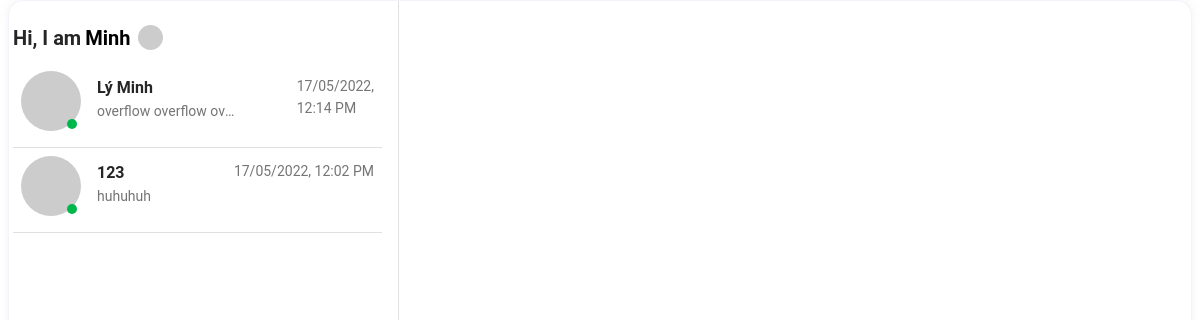
/chat (signed in), run on an earlier commit of the app's database.
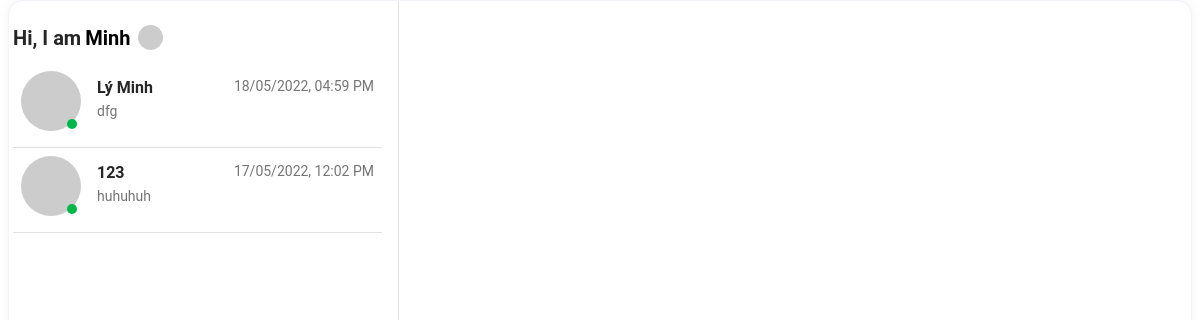
And on a later commit of the database.
### models.py (models this page shows, shortened)
class User(UserMixin, db.Model):
    __tablename__ = 'users'
    id = db.Column(db.Integer, primary_key=True)
    name = db.Column(db.String, nullable=False)
    email = db.Column(db.String, unique=True, nullable=False)
    password = db.Column(db.String, nullable=False)
    posts = db.relationship("Post", back_populates='user', lazy='dynamic')
    comments = db.relationship("Comment", back_populates='user', lazy='dynamic')
    liked_posts = db.relationship('LikedPost', back_populates='user', lazy='dynamic')
    liked_comments = db.relationship('LikedComment', back_populates='user', lazy='dynamic')
    user_messages = db.relationship('Message', back_populates='user', lazy='dynamic')
    read_messages = db.relationship('MessageReadState')
    thread_participants = db.relationship('ThreadParticipant', back_populates='user', lazy='dynamic')

class Thread(db.Model):
    __tablename__ = 'threads'
    id = db.Column(db.Integer, primary_key=True)
    participants = db.relationship('ThreadParticipant', back_populates='thread')
    thread_messages = db.relationship('Message', back_populates='thread', lazy='dynamic')

class ThreadParticipant(db.Model):
    __tablename__ = 'thread_participants'
    thread_id = db.Column(db.Integer, db.ForeignKey('threads.id'), primary_key=True)
    user_id = db.Column(db.Integer, db.ForeignKey('users.id'), primary_key=True)
    thread = db.relationship('Thread', back_populates='participants')
    user = db.relationship('User', back_populates='thread_participants')

class Message(db.Model):
    __tablename__ = 'messages'
    id = db.Column(db.Integer, primary_key=True)
    thread_id = db.Column(db.Integer, db.ForeignKey('threads.id'))
    send_date = db.Column(db.DateTime, nullable=False)
    sending_user_id = db.Column(db.Integer, db.ForeignKey('users.id'))
    body = db.Column(db.String, nullable=False)
    user = db.relationship('User', back_populates='user_messages')
    read_state = db.relationship('MessageReadState')
    thread = db.relationship('Thread', back_populates='thread_messages')

### app.py (the view, shortened to what this page needs)
@app.route('/chat')
@login_required
def chat_page():
    thread_id = request.args.get('thread_id')
    threads = Thread.query.join(Thread.participants).filter_by(user_id=current_user.id)
    chat_thread_html = None
    thread = None
    list_thread_template = render_template('list-thread.html',
                                           threads=threads,
                                           Message=Message,
                                           desc=desc,
                                           current_thread=thread)
    return render_template('chat.html',
                           list_thread_template=list_thread_template,
                           chat_thread_html=chat_thread_html,
                           thread=thread
                           )

### app.py (called while the page is built)
@login_manager.user_loader
def load_user(user_id):
    return User.query.get(int(user_id))

### templates/list-thread.html (shortened to what this page needs)
<div class="p-3">
    <div class="d-flex">
        <a class="navbar-brand text-dark me-2 mb-1 d-flex align-items-center fw-bold"
           href="{{ url_for('home') }}">
            Hi, I am
            {% if current_user.is_authenticated %}
                <span class="d-none d-sm-block ms-1 text-black">{{ current_user.name }}</span>
            {% else %}
                <span class="d-none d-sm-block ms-1 text-black">...</span>
            {% endif %}
        </a>
        {% if current_user.is_authenticated %}
            <div class="dropdown me-2 mb-1 d-flex align-items-center">
                <a
                        class="dropdown-toggle d-flex align-items-center hidden-arrow"
                        href="#"
                        id="navbarDropdownMenuAvatar"
                        role="button"
                        data-mdb-toggle="dropdown"
                        aria-expanded="false"
                >
                    <img
                            src="{{ current_user.email | gravatar }}"
                            class="rounded-circle"
                            height="25"
                            alt="Account"
                            loading="lazy"
                    />
                </a>
            </div>
        {% endif %}
    </div>
    <div class="overflow-scroll" data-mdb-perfect-scrollbar="true"
         style="position: relative; height: auto">
        <ul class="list-unstyled mb-0">
            {% for thread in threads %}
                <li class="p-2
                 border-bottom" data-id="{{ thread.id }}">
                    <a href="{{ url_for('chat_page', thread_id=thread.id) }}"
                       data-id="{{ thread.id }}"
                       class="d-flex justify-content-between">
                        <div class="d-flex flex-row overflow-hidden">
                            <div>
                                <img
                                        {% for participant in thread.participants %}
                                            {% if participant.user.id != current_user.id %}
                                                src="{{ participant.user.email | gravatar }}"
                                            {% endif %}
                                        {% endfor %}
                                                alt="avatar"
                                                class="d-flex align-self-center me-3 rounded-circle"
                                                width="60">
                                <span class="badge bg-success badge-dot"></span>
                            </div>
                            <div class="pt-1 w-50 me-3">
                                {% for participant in thread.participants %}
                                    {% if participant.user.id != current_user.id %}
                                        <p class="fw-bold mb-0 text-dark">{{ participant.user.name }}</p>
                                    {% endif %}
                                {% endfor %}
                                {% set message = thread.thread_messages.order_by(desc(Message.id)).first() %}
                                <p class="small text-muted hideOverflow">
                                    {% if message %}
                                        {{ message.body }}
                                    {% else %}
                                        Chat now
                                    {% endif %}
                                </p>
                            </div>
                        </div>
                        <div class="pt-1">
                            {% if message %}
                                <p class="small text-muted mb-1">{{ message.send_date.strftime('%d/%m/%Y, %I:%M %p') }}</p>
                            {% endif %}
                        </div>
                    </a>
                </li>
            {% endfor %}
        </ul>
    </div>
</div>

### templates/chat.html (shortened to what this page needs)
{% extends 'base.html' %}
{% block content %}
    <div class="me-2 ms-2" style="background-color: white;">
        <div class="row">
            <div class="col-md-12">
                <div class="card" id="chat3" style="border-radius: 15px;">
                    <div class="card-body p-0">
                        <div class="row vh-100">
                            {% if chat_thread_html %}
                                <div id="list-thread" class="col-md-6 col-lg-5 col-xl-4 hidden-sm p-0 border-end">
                                    {{ list_thread_template | safe }}
                                </div>
                            {% else %}
                                <div id="list-thread" class="col-md-6 col-lg-5 col-xl-4 p-0 border-end">
                                    {{ list_thread_template | safe }}
                                </div>
                            {% endif %}
                            <div class="col-md-6 col-lg-7 col-xl-8 ps-0 pe-0" id="thread-content"
                                 style="height: 100%;">
                            </div>
                        </div>
                    </div>
                </div>
            </div>
        </div>
    </div>
{% endblock %}

### templates/base.html (shortened to what this page needs)
<!DOCTYPE html>
<html lang="en">
<head>
    <link href="https://cdn.jsdelivr.net/npm/bootstrap@5.0.2/dist/css/bootstrap.min.css" rel="stylesheet"
>
    <link rel="stylesheet" href="/static/css/mdb.min.css"/>
    <link rel="stylesheet" href="/static/css/home.css">
</head>
<body>
{% block content %}
{% endblock %}
</body>
</html>

### static/css/home.css (style rules this page uses)
body { background-color: #f9fafb; }
.rounded-circle { border-radius: 50% !important; }
img { vertical-align: middle; border-style: none; }
.card { box-shadow: 0 0 10px 0 rgba(183, 192, 206, 0.2); -webkit-box-shadow: 0 0 10px 0 rgba(183, 192, 206, 0.2); -moz-box-shadow: 0 0 10px 0 rgba(183, 192, 206, 0.2); -ms-box-shadow: 0 0 10px 0 rgba(183, 192, 206, 0.2); }
.card { position: relative; display: flex; flex-direction: column; min-width: 0; word-wrap: break-word; background-color: #fff; background-clip: border-box; border: 1px solid #f2f4f9; border-radius: 0.25rem; }
.badge-dot { border-radius: 50%; height: 10px; width: 10px; margin-left: 2.9rem; margin-top: -.75rem; }
.hideOverflow { overflow: hidden; white-space: nowrap; text-overflow: ellipsis; width: 100%; display: block; }

### templates/chat.html (style rules this page uses)
body { background-color: white; margin: 0; height: 100%; overflow: hidden; }

What changed in the data, as far as the page shows it:
no longer on this page (row unchanged): Message: body "overflow overflow ov…", send_date "17/05/2022, 12:14 PM"
added Message: body "dfg", send_date "18/05/2022, 04:59 PM"
